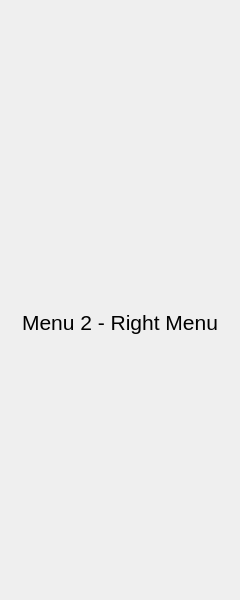
<?xml version="1.0" encoding="UTF-8"?>
<ui version="4.0">
 <class>RightColumn</class>
 <widget class="QWidget" name="RightColumn">
  <property name="geometry">
   <rect>
    <x>0</x>
    <y>0</y>
    <width>240</width>
    <height>600</height>
   </rect>
  </property>
  <property name="windowTitle">
   <string>Form</string>
  </property>
  <layout class="QVBoxLayout" name="main_pages_layout">
   <property name="spacing">
    <number>0</number>
   </property>
   <property name="leftMargin">
    <number>5</number>
   </property>
   <property name="topMargin">
    <number>5</number>
   </property>
   <property name="rightMargin">
    <number>5</number>
   </property>
   <property name="bottomMargin">
    <number>5</number>
   </property>
   <item>
    <widget class="QStackedWidget" name="menus">
     <property name="currentIndex">
      <number>1</number>
     </property>
     <widget class="QWidget" name="menu_1">
      <layout class="QVBoxLayout" name="verticalLayout">
       <property name="spacing">
        <number>5</number>
       </property>
       <property name="leftMargin">
        <number>5</number>
       </property>
       <property name="topMargin">
        <number>5</number>
       </property>
       <property name="rightMargin">
        <number>5</number>
       </property>
       <property name="bottomMargin">
        <number>5</number>
       </property>
       <item>
        <widget class="QWidget" name="btn_1_widget" native="true">
         <property name="minimumSize">
          <size>
           <width>0</width>
           <height>40</height>
          </size>
         </property>
         <property name="maximumSize">
          <size>
           <width>16777215</width>
           <height>40</height>
          </size>
         </property>
         <layout class="QVBoxLayout" name="btn_1_layout">
          <property name="spacing">
           <number>0</number>
          </property>
          <property name="leftMargin">
           <number>0</number>
          </property>
          <property name="topMargin">
           <number>0</number>
          </property>
          <property name="rightMargin">
           <number>0</number>
          </property>
          <property name="bottomMargin">
           <number>0</number>
          </property>
         </layout>
        </widget>
       </item>
       <item>
        <widget class="QLabel" name="label_1">
         <property name="font">
          <font>
           <pointsize>16</pointsize>
          </font>
         </property>
         <property name="styleSheet">
          <string notr="true">font-size: 16pt</string>
         </property>
         <property name="text">
          <string>Menu 1 - Right Menu</string>
         </property>
         <property name="alignment">
          <set>Qt::AlignmentFlag::AlignCenter</set>
         </property>
        </widget>
       </item>
      </layout>
     </widget>
     <widget class="QWidget" name="menu_2">
      <layout class="QVBoxLayout" name="verticalLayout_2">
       <property name="spacing">
        <number>5</number>
       </property>
       <property name="leftMargin">
        <number>5</number>
       </property>
       <property name="topMargin">
        <number>5</number>
       </property>
       <property name="rightMargin">
        <number>5</number>
       </property>
       <property name="bottomMargin">
        <number>5</number>
       </property>
       <item>
        <widget class="QWidget" name="btn_2_widget" native="true">
         <property name="minimumSize">
          <size>
           <width>0</width>
           <height>40</height>
          </size>
         </property>
         <property name="maximumSize">
          <size>
           <width>16777215</width>
           <height>40</height>
          </size>
         </property>
         <layout class="QVBoxLayout" name="btn_2_layout">
          <property name="spacing">
           <number>0</number>
          </property>
          <property name="leftMargin">
           <number>0</number>
          </property>
          <property name="topMargin">
           <number>0</number>
          </property>
          <property name="rightMargin">
           <number>0</number>
          </property>
          <property name="bottomMargin">
           <number>0</number>
          </property>
         </layout>
        </widget>
       </item>
       <item>
        <widget class="QLabel" name="label_2">
         <property name="font">
          <font>
           <pointsize>16</pointsize>
          </font>
         </property>
         <property name="styleSheet">
          <string notr="true">font-size: 16pt</string>
         </property>
         <property name="text">
          <string>Menu 2 - Right Menu</string>
         </property>
         <property name="alignment">
          <set>Qt::AlignmentFlag::AlignCenter</set>
         </property>
        </widget>
       </item>
      </layout>
     </widget>
    </widget>
   </item>
  </layout>
 </widget>
 <resources/>
 <connections/>
</ui>
